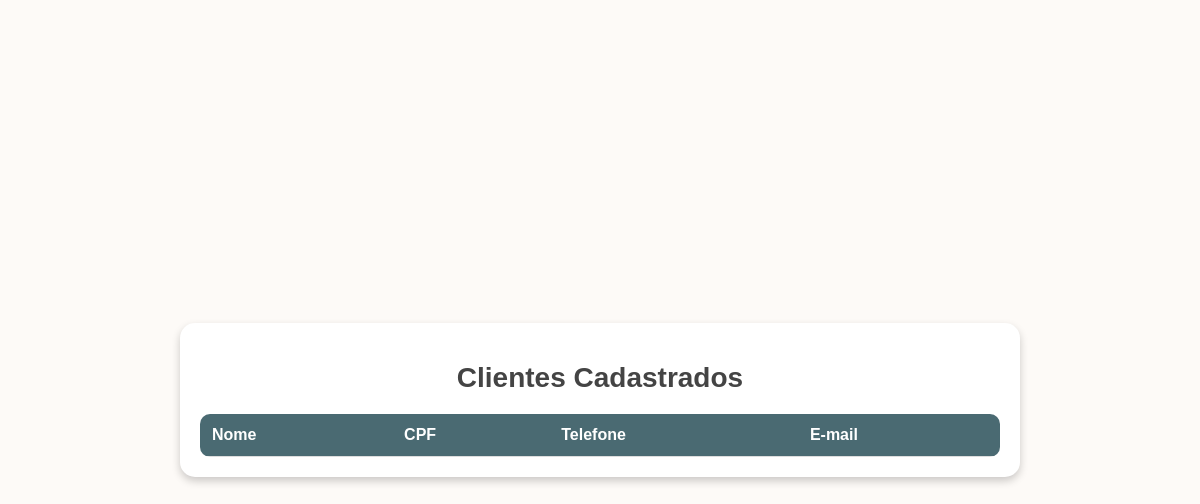
/list_clients, run on an earlier commit of the app's database.
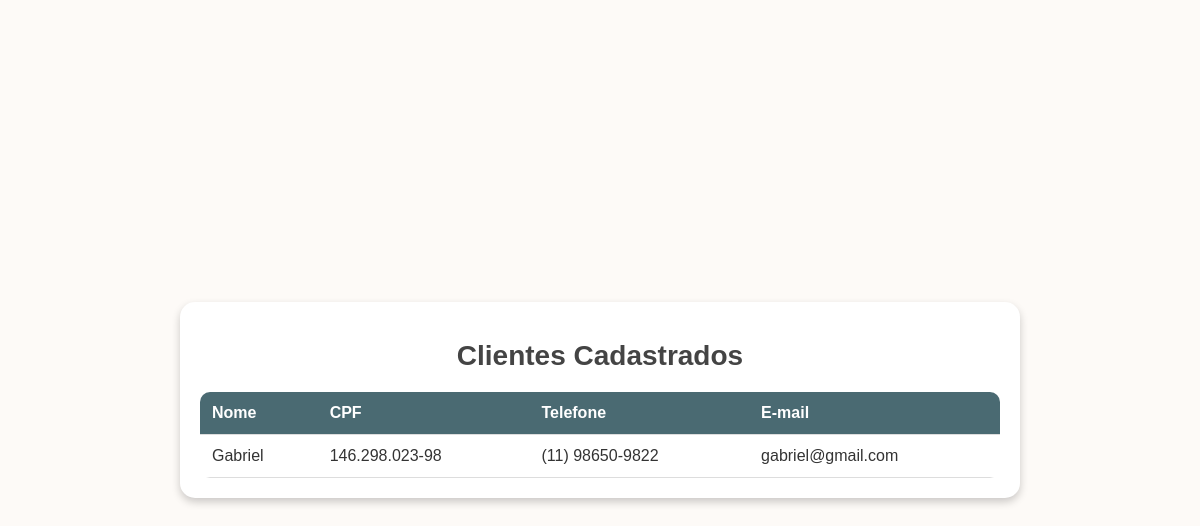
And on a later commit of the database.
### app.py (models this page shows)
class Client(db.Model):
    id = db.Column(db.Integer, primary_key=True)
    name = db.Column(db.String(100), nullable=False)
    cpf = db.Column(db.String(14), nullable=False)
    telefone = db.Column(db.String(15), nullable=True)  # Formato (XX) XXXXX-XXXX
    email = db.Column(db.String(100), nullable=True)

### app.py (the view)
@app.route('/list_clients')
def list_clients():
    clients = Client.query.all()
    return render_template('list_clients.html', clients=clients)

### templates/list_clients.html (shortened to what this page needs)
<!DOCTYPE html>
<html lang="en">
<head>
</head>
<body>
    <div class="container">
        <h1>Clientes Cadastrados</h1>
        <table>
            <thead>
                <tr>
                    <th>Nome</th>
                    <th>CPF</th>
                    <th>Telefone</th>
                    <th>E-mail</th>
                </tr>
            </thead>
            <tbody>
                {% for client in clients %}
                    <tr>
                        <td>{{ client.name }}</td>
                        <td>{{ client.cpf }}</td>
                        <td>{{ client.telefone }}</td>
                        <td>{{ client.email }}</td>
                    </tr>
                {% endfor %}
            </tbody>
        </table>
    </div>
</body>
</html>

What changed in the data, as far as the page shows it:
added Client: name "Gabriel", cpf "146.298.023-98", telefone "(11) 98650-9822", email "gabriel@gmail.com"
